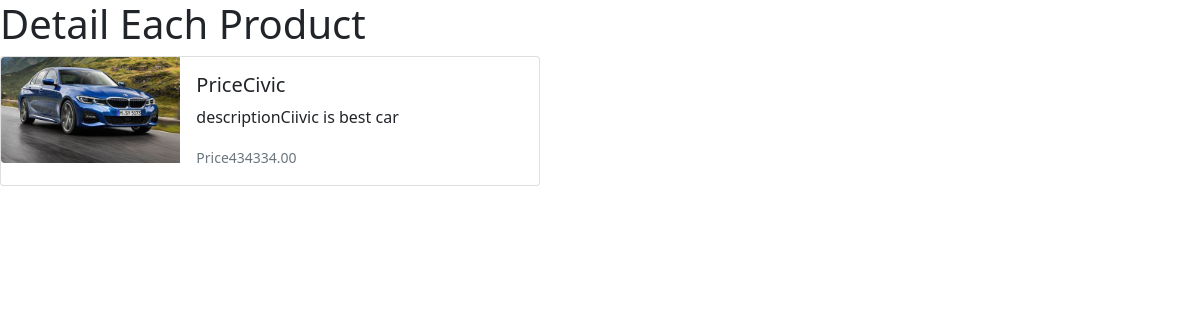
The page /detail_product/2/ on the database its author committed.
### ecommerce/models.py (models this page shows, shortened)
class Product(models.Model):
    category = models.ForeignKey(Categories, null=True, blank=True,on_delete=models.CASCADE)
    name = models.CharField(max_length=100)
    description = models.TextField()
    image = models.ImageField(upload_to='media/')
    price = models.DecimalField(max_digits=10, decimal_places=2)
    quantity = models.PositiveIntegerField()

### ecommerce/views.py (the view)
# urls.py: path('detail_product/<int:item_id>/',views.detail_product, name='detail_product'),
def detail_product(request, item_id):
    product = Product.objects.get(id=item_id)
    if product:
        context = {
            "product_name": product.name,
            "product_description": product.description,
            "product_price": product.price,
            "product_image": product.image,
        }
        return render(request, "detail_product.html", context)

### templates/detail_product.html (shortened to what this page needs)
<!DOCTYPE html>
{% load static %}
<html lang="en">
<head>
    <link href="https://cdn.jsdelivr.net/npm/bootstrap@5.0.2/dist/css/bootstrap.min.css" rel="stylesheet">
</head>
<body>
      <h1>Detail Each Product</h1>
    <div class="card mb-3" style="max-width: 540px;">
        <div class="row g-0">
          <div class="col-md-4">
            <img src="{{ product_image.url }}" class="img-fluid rounded-start" alt="..." height="300">
          </div>
          <div class="col-md-8">
            <div class="card-body">
              <h5 class="card-title">Price{{product_name}}</h5>
              <p class="card-text">description{{product_description}}</p>
              <p class="card-text"><small class="text-muted"> Price{{product_price}}</small></p>
            </div>
          </div>
        </div>
      </div>
</body>
</html>

### rows shown on the page
Product: name "Civic", description "Ciivic is best car", price "434334.00"
